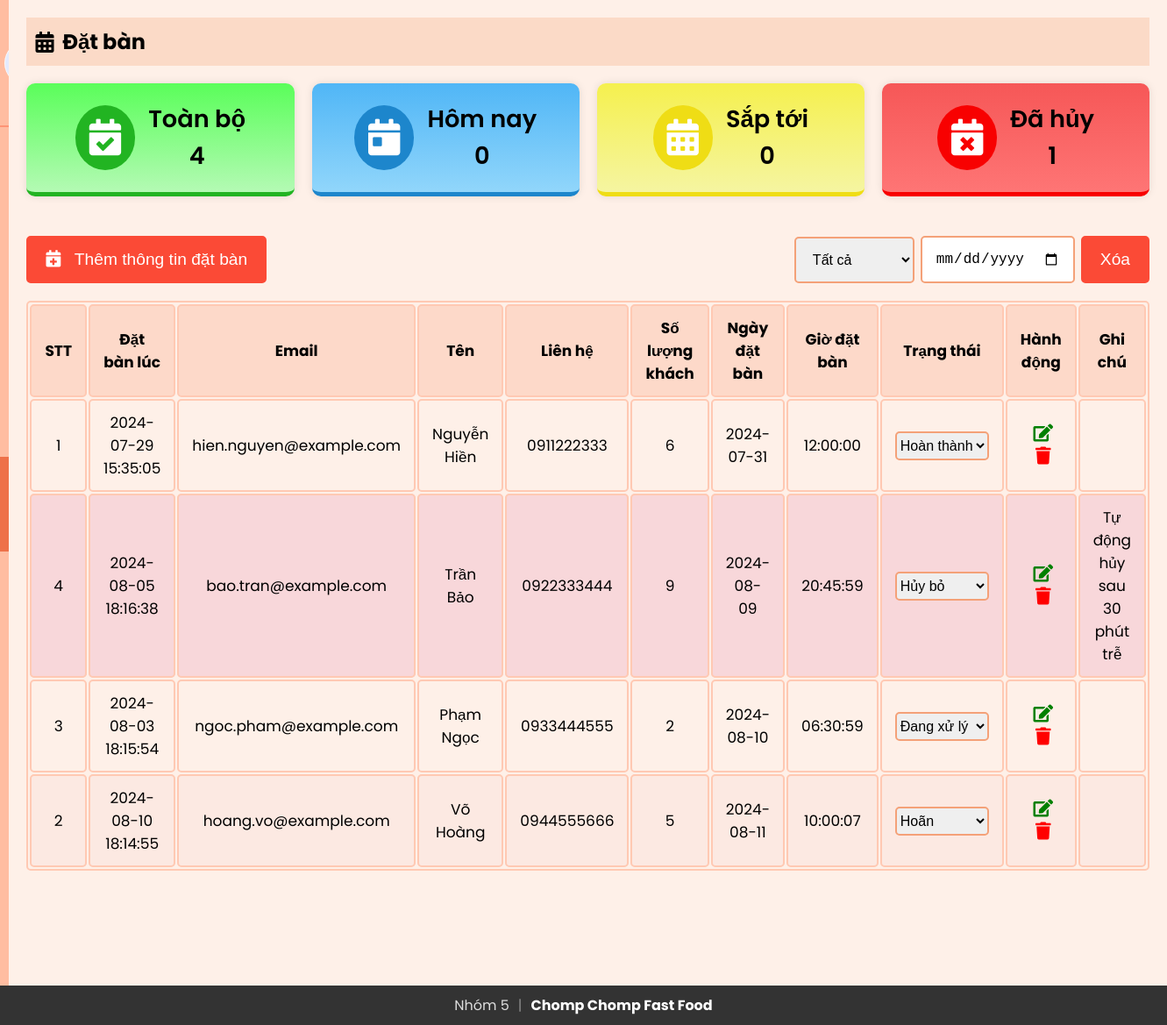
Screenshot of /Admin/reservations.php (signed in) with the database file from the repository.
### tables this page shows
CREATE TABLE staff (
  id int(11) NOT NULL,
  firstName varchar(50) NOT NULL,
  lastName varchar(50) NOT NULL,
  email varchar(100) NOT NULL,
  contact varchar(15) DEFAULT NULL,
  role enum('superadmin','admin','delivery boy','waiter') NOT NULL,
  password varchar(255) NOT NULL,
  createdAt timestamp NOT NULL DEFAULT current_timestamp(),
  updatedAt timestamp NOT NULL DEFAULT current_timestamp() ON UPDATE current_timestamp(),
  profile_image varchar(255) NOT NULL DEFAULT 'default.jpg'
);

CREATE TABLE reservations (
  email varchar(255) NOT NULL,
  name varchar(255) NOT NULL,
  contact varchar(10) NOT NULL,
  noOfGuests int(50) NOT NULL,
  reservedTime time NOT NULL,
  reservedDate date NOT NULL,
  reservedAt timestamp NOT NULL DEFAULT current_timestamp(),
  status enum('Pending','On Process','Completed','Cancelled') NOT NULL DEFAULT 'Pending',
  reservation_id int(11) NOT NULL
);

### Admin/sidebar.php (called while the page is built, shortened)
<?php
include 'db_connection.php';
$admin_email = isset($_SESSION['email']) ? $_SESSION['email'] : '';
function getAdminInfo($email)
{
  global $conn;
  $stmt = $conn->prepare("SELECT firstName, lastName, email, profile_image FROM staff WHERE email = ?");
  $stmt->bind_param("s", $email);
  $stmt->execute();
  $stmt->bind_result($firstName, $lastName, $email,  $profile_image);
  return [
    'firstName' => $firstName ?: '',
    'lastName' => $lastName ?: '',
    'email' => $email ?: '',
    'profile_image' => $profile_image ?: 'default.jpg'
  ];
}
$admin_info = getAdminInfo($admin_email);
?>

### Admin/reservations.php (the view, shortened to what this page needs)
<?php
include 'db_connection.php';
$current_time = new DateTime();
$sql_total = "SELECT COUNT(*) AS total FROM reservations";
$result_total = $conn->query($sql_total);
$row_total = $result_total->fetch_assoc();
$totalReservations = $row_total['total'];
$sql_today = "SELECT COUNT(*) AS today FROM reservations WHERE DATE(reservedDate) = CURDATE()";
$result_today = $conn->query($sql_today);
$row_today = $result_today->fetch_assoc();
$todaysReservations = $row_today['today'];
$sql_upcoming = "SELECT COUNT(*) AS upcoming FROM reservations WHERE reservedDate > CURDATE() AND status != 'Cancelled' AND status != 'Completed' AND status != 'On Process'";
$result_upcoming = $conn->query($sql_upcoming);
$row_upcoming = $result_upcoming->fetch_assoc();
$upcomingReservations = $row_upcoming['upcoming'];
$sql_cancelled = "SELECT COUNT(*) AS cancelled FROM reservations WHERE status = 'Cancelled'";
$result_cancelled = $conn->query($sql_cancelled);
$row_cancelled = $result_cancelled->fetch_assoc();
$cancelledReservations = $row_cancelled['cancelled'];
$dateFilter = isset($_GET['dateFilter']) ? $_GET['dateFilter'] : '';
$sql = "SELECT * FROM reservations ORDER BY CONCAT(reservedDate, ' ', reservedTime) ASC";
$result = $conn->query($sql);
?>
<?php
include 'sidebar.php';
?>
<!DOCTYPE html>
<html lang="en">
<head>
  <link rel="stylesheet" href="https://cdnjs.cloudflare.com/ajax/libs/font-awesome/5.15.3/css/all.min.css">
  <link rel="stylesheet" href="sidebar.css">
  <link rel="stylesheet" href="admin_reservation.css">
</head>
<body>
  <div class="sidebar">
    <div class="profile-section">
      <img src="../uploads/<?php echo htmlspecialchars($admin_info['profile_image']); ?>" alt="Profile Picture">
    </div>
    <ul>
            <li><a href="index.php" ><i class="fas fa-chart-line"></i> Thống kê </a></li>
            <li><a href="admin_menu.php" ><i class="fas fa-utensils"></i> Quản lý thực đơn </a></li>
            <li><a href="admin_orders.php"><i class="fas fa-shopping-cart"></i> Đơn hàng </a></li>
            <li><a href="reservations.php" class="active"><i class="fas fa-calendar-alt"></i> Đặt bàn </a></li>
            <li><a href="users.php"><i class="fas fa-users"></i> Người dùng </a></li>
            <li><a href="reviews.php"><i class="fas fa-star"></i> Đánh giá </a></li>
            <li><a href="staffs.php" ><i class="fas fa-users"></i> Nhân viên </a></li>
            <li><a href="profile.php"><i class="fas fa-user"></i> Hồ sơ </a></li>
            <li><a href="logout.php"><i class="fas fa-sign-out-alt"></i> Đăng xuất</a></li>
        </ul>
  </div>
  <div class="content">
    <div class="header">
      <h2><i class="fas fa-calendar-alt"></i> Đặt bàn </h2>
    </div>
    <div>
      <div class="stats">
        <div class="stat-item" id="total">
          <div class="stat-icon" id="total-icon">
            <i class="fas fa-calendar-check"></i>
          </div>
          <div class="stat-text">
            <p>Toàn bộ</p>
            <p><?php echo $totalReservations; ?></p>
          </div>
        </div>
        <div class="stat-item" id="today">
          <div class="stat-icon" id="today-icon">
            <i class="fas fa-calendar-day"></i>
          </div>
          <div class="stat-text">
            <p>Hôm nay</p>
            <p><?php echo $todaysReservations; ?></p>
          </div>
        </div>
        <div class="stat-item" id="upcoming">
          <div class="stat-icon" id="upcoming-icon">
            <i class="fas fa-calendar-alt"></i>
          </div>
          <div class="stat-text">
            <p> Sắp tới </p>
            <p><?php echo $upcomingReservations; ?></p>
          </div>
        </div>
        <div class="stat-item" id="cancelled">
          <div class="stat-icon" id="cancelled-icon">
            <i class="fas fa-calendar-times"></i>
          </div>
          <div class="stat-text">
            <p> Đã hủy</p>
            <p><?php echo $cancelledReservations; ?></p>
          </div>
        </div>
      </div>
      <div class="buttons-container">
        <button onclick="openaddReservationModal()"><i class="fas fa-calendar-plus"></i> &nbsp; Thêm thông tin đặt bàn </button>
        <div class="actions">
          <select id="statusFilter" name="statusFilter" onchange="filterByStatus()">
            <option value="">Tất cả</option>
          </select>
          <input type="date" id="dateFilter" name="dateFilter" value="<?php echo htmlspecialchars($dateFilter); ?>" onchange="filterByDate()">
          <button type="button" onclick="clearFilter()">Xóa</button>
        </div>
      </div>
      <table id="userTable">
        <thead>
          <tr>
            <th>STT</th>
            <th>Đặt bàn lúc</th>
            <th>Email</th>
            <th>Tên</th>
            <th>Liên hệ</th>
            <th>Số lượng khách</th>
            <th>Ngày đặt bàn</th>
            <th>Giờ đặt bàn</th>
            <th>Trạng thái</th>
            <th>Hành động</th>
            <th>Ghi chú</th>
          </tr>
        </thead>
        <tbody>
          <?php
          if ($result->num_rows > 0) {
            while ($row = $result->fetch_assoc()) {
             $res_time = new DateTime($row['reservedDate'] . ' ' . $row['reservedTime']);
        $interval_minutes = ($current_time->getTimestamp() - $res_time->getTimestamp()) / 60;
        $highlight = "";
        $note = "";
   if ($interval_minutes >= 30 && $row['status'] == 'Cancelled') {
            $highlight = 'style="background-color: #f8d7da;"';
            $note = 'Tự động hủy sau 30 phút trễ';
        } elseif ($interval_minutes > 0 && $row['status'] == 'Approved') {
            $highlight = 'style="background-color: #fff3cd;"';
            $note = 'Khách chưa đến, vui lòng kiểm tra';
        } elseif ($interval_minutes < 0 && $row['status'] == 'Approved') {
            $highlight = 'style="background-color: #d1e7dd;"';
            $note = 'Sắp đến giờ đặt bàn';
        }
              echo "<tr $highlight>
      <td>{$row['reservation_id']}</td>
      <td>{$row['reservedAt']}</td>
      <td>{$row['email']}</td>
      <td>{$row['name']}</td>
      <td>{$row['contact']}</td>
      <td>{$row['noOfGuests']}</td>
      <td>{$row['reservedDate']}</td>
      <td>{$row['reservedTime']}</td>
      <td>
        <select id='status-{$row['reservation_id']}' onchange=\"updateStatus('{$row['reservation_id']}', this.value)\" class='status-select'>
          <option value='Pending' " . ($row['status'] == 'Pending' ? 'selected' : '') . ">Hoãn</option>
          <option value='Approved' " . ($row['status'] == 'Approved' ? 'selected' : '') . ">Xác nhận</option>
          <option value='On Process' " . ($row['status'] == 'On Process' ? 'selected' : '') . ">Đang xử lý</option>
          <option value='Completed' " . ($row['status'] == 'Completed' ? 'selected' : '') . ">Hoàn thành</option>
          <option value='Cancelled' " . ($row['status'] == 'Cancelled' ? 'selected' : '') . ">Hủy bỏ</option>
        </select>
      </td>
      <td>
        <button id='editbtn' onclick='openEditReservationModal(this)' data-id='{$row['reservation_id']}' data-email='{$row['email']}' data-name='{$row['name']}' data-contact='{$row['contact']}' data-reservedDate='{$row['reservedDate']}' data-reservedTime='{$row['reservedTime']}' data-noOfGuests='{$row['noOfGuests']}' data-status='{$row['status']}'><i class='fas fa-edit'></i></button>
        <button id='deletebtn' onclick=\"deleteItem('{$row['reservation_id']}')\"><i class='fas fa-trash'></i></button>
      </td>
      <td>{$note}</td>
    </tr>";
            }
          } else {
            echo "<tr><td colspan='10' style='text-align: center;'>Không có đơn đặt bàn nào được tìm thấy.</td></tr>";
          }
          ?>
        </tbody>
      </table>
    </div>
</body>
</html>

### Admin/sidebar.css (style rules this page uses)
* { margin: 0; padding: 0; box-sizing: border-box; }
body { background: #fef0e8; font-family: "Poppins", sans-serif; display: flex; flex-direction: row; margin: 0; }
.sidebar { width: 250px; background-color: #ffbda1; color: #1d1818; overflow: auto; position: relative; min-height: 100vh; font-size: 1.1rem }
.sidebar ul li a { display: block; padding: 15px; text-decoration: none; color: #1d1818; transition: background-color 0.3s; }
.sidebar ul li a.active { background-color:#ee7149; font-weight: bold; }
.sidebar ul { list-style-type: none; padding: 0; }
.content { flex: 1; padding: 20px; }
.header { padding: 10px; background-color: #fbdac7; margin-bottom: 20px; display: flex; align-items: center; }
.header h2 { display: flex; align-items: center; }
.header h2 i { margin-right: 10px; }
.profile-section { padding: 20px 5px 20px 5px; display: flex; align-items: center; border-bottom: 2px solid rgba(253, 108, 77, 0.5); }
.profile-section img { width: 50px; height: 50px; border-radius: 50%; margin-right: 15px; }
.sidebar ul li a.active { font-weight: bold; }

### Admin/admin_reservation.css (style rules this page uses)
* { margin: 0; padding: 0; }
body { background: #fef0e8; font-family: "Poppins", sans-serif; margin: 0; }
.content { margin-bottom: 40px; }
table { width: 100%; border: 2px solid #ffc9b3; font-size: 17px; text-align: center; cursor: pointer; border-radius: 5px; }
table th, table td { padding: 12px 15px; border: 2px solid #ffc9b3; border-radius: 5px; }
table th { background-color: #fdd9c9; }
table tr:nth-of-type(even) { background-color: #fce9e2; }
.header { padding: 10px; background-color: #fbdac7; margin-bottom: 20px; display: flex; align-items: center; }
.stats { display: flex; gap: 20px; margin-top: 20px; margin-bottom: 20px; }
.stats #total { background: linear-gradient(to bottom, rgb(90, 254, 90), rgb(180, 250, 180)); border-bottom: 5px solid rgb(34, 180, 34); }
.stats #today { background: linear-gradient(to bottom, rgb(80, 182, 246), rgb(145, 214, 251)); border-bottom: 5px solid rgb(29, 134, 204); }
.stats #upcoming { background: linear-gradient(to bottom, rgb(245, 240, 78), rgb(245, 245, 161)); border-bottom: 5px solid rgb(239, 221, 21); }
.stats #cancelled { background: linear-gradient(to bottom, rgb(246, 87, 87), rgb(254, 117, 117)); border-bottom: 5px solid rgb(248, 1, 1); }
.stat-item { display: flex; align-items: center; justify-content: center; padding: 20px; gap: 15px; border-radius: 10px; box-shadow: 0 0 10px rgba(0, 0, 0, 0.1); flex: 1; }
.stat-item div { display: flex; align-items: center; }
.stat-text { display: flex; flex-direction: column; }
.stat-item p, .stat-item h3 { margin: 0; font-size: 1.7rem; font-weight: 600; }
.stat-icon { font-size: 2.6rem; color: #fff; border-radius: 50%; padding: 16px; }
#total-icon { background: rgb(34, 180, 34); }
#today-icon { background: rgb(29, 134, 204); }
#upcoming-icon { background: rgb(239, 221, 21); }
#cancelled-icon { background: rgb(248, 1, 1); }
.status-select { border: 2px solid #f4a178; padding: 5px 0px 5px 0; font-size: 16px; border-radius: 5px; cursor: pointer; outline: none; }
#editbtn, #deletebtn { font-size: 20px; background: none; border: none; padding: 0 0 0 5px; outline: none; cursor: pointer; transition: transform 0.3s ease; }
#editbtn { color: green; }
#deletebtn { color: red; }
.buttons-container { display: flex; justify-content: space-between; align-items: center; margin-bottom: 0px; margin-top: 25px; }
button { background-color: #fb4a36; color: white; border: 2px solid #fb4a36; padding: 14px 20px; cursor: pointer; border-radius: 5px; transition: all 0.3s ease; font-size: 1.2rem; }
.actions { display: flex; align-items: center; margin-bottom: 20px; margin-top: 20px; gap: 7px; }
.actions select, .actions input { padding: 15px; font-size: 1rem; border-radius: 5px; border: 2px solid #f4a178; cursor: pointer; outline: none; }

### Admin/reservations.php (style rules this page uses)
.content { margin-bottom: 40px; }

### rows the page displays
staff: profile_image (placeholder picture)
reservations: reservation_id "1", reservedAt "2024-07-29 15:35:05", email "hien.nguyen@example.com", name "Nguyễn Hiền", contact "0911222333", noOfGuests "6", reservedDate "2024-07-31", reservedTime "12:00:00", status+reservation_id "Hoàn thành"
reservations: reservation_id "4", reservedAt "2024-08-05 18:16:38", email "bao.tran@example.com", name "Trần Bảo", contact "0922333444", noOfGuests "9", reservedDate "2024-08-09", reservedTime "20:45:59", status+reservation_id "Hủy bỏ", note "Tự động hủy sau 30 phút trễ"
reservations: reservation_id "3", reservedAt "2024-08-03 18:15:54", email "ngoc.pham@example.com", name "Phạm Ngọc", contact "0933444555", noOfGuests "2", reservedDate "2024-08-10", reservedTime "06:30:59", status+reservation_id "Đang xử lý"
reservations: reservation_id "2", reservedAt "2024-08-10 18:14:55", email "hoang.vo@example.com", name "Võ Hoàng", contact "0944555666", noOfGuests "5", reservedDate "2024-08-11", reservedTime "10:00:07", status+reservation_id "Hoãn"

### other values shown
$totalReservations "4"
$todaysReservations "0"
$upcomingReservations "0"
$cancelledReservations "1"
